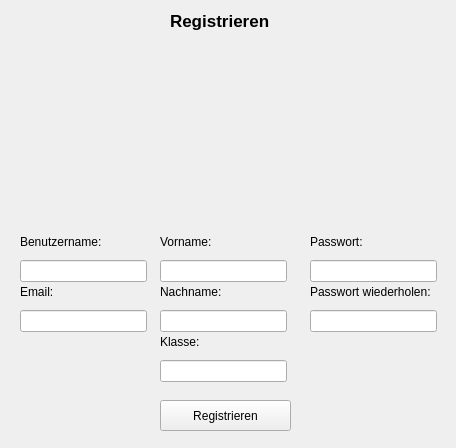
<?xml version="1.0" encoding="UTF-8"?>
<ui version="4.0">
 <class>Register</class>
 <widget class="QWidget" name="Register">
  <property name="geometry">
   <rect>
    <x>0</x>
    <y>0</y>
    <width>456</width>
    <height>448</height>
   </rect>
  </property>
  <property name="windowTitle">
   <string>Registrieren BWS - Wettsystem</string>
  </property>
  <widget class="QLabel" name="label_3">
   <property name="geometry">
    <rect>
     <x>170</x>
     <y>10</y>
     <width>111</width>
     <height>21</height>
    </rect>
   </property>
   <property name="font">
    <font>
     <pointsize>13</pointsize>
     <weight>75</weight>
     <bold>true</bold>
    </font>
   </property>
   <property name="text">
    <string>Registrieren</string>
   </property>
  </widget>
  <widget class="QPushButton" name="btnRegistrieren">
   <property name="geometry">
    <rect>
     <x>160</x>
     <y>400</y>
     <width>131</width>
     <height>31</height>
    </rect>
   </property>
   <property name="text">
    <string>Registrieren</string>
   </property>
  </widget>
  <widget class="QWidget" name="layoutWidget">
   <property name="geometry">
    <rect>
     <x>20</x>
     <y>230</y>
     <width>127</width>
     <height>52</height>
    </rect>
   </property>
   <layout class="QVBoxLayout" name="verticalLayout">
    <item>
     <widget class="QLabel" name="lblBenutzername">
      <property name="text">
       <string>Benutzername:</string>
      </property>
     </widget>
    </item>
    <item>
     <widget class="QLineEdit" name="edtBenutzername"/>
    </item>
   </layout>
  </widget>
  <widget class="QWidget" name="layoutWidget">
   <property name="geometry">
    <rect>
     <x>20</x>
     <y>280</y>
     <width>127</width>
     <height>52</height>
    </rect>
   </property>
   <layout class="QVBoxLayout" name="verticalLayout_2">
    <item>
     <widget class="QLabel" name="lblEmail">
      <property name="text">
       <string>Email:</string>
      </property>
     </widget>
    </item>
    <item>
     <widget class="QLineEdit" name="edtEmail"/>
    </item>
   </layout>
  </widget>
  <widget class="QWidget" name="layoutWidget">
   <property name="geometry">
    <rect>
     <x>160</x>
     <y>230</y>
     <width>127</width>
     <height>52</height>
    </rect>
   </property>
   <layout class="QVBoxLayout" name="verticalLayout_3">
    <item>
     <widget class="QLabel" name="lblBenutzername_2">
      <property name="text">
       <string>Vorname:</string>
      </property>
     </widget>
    </item>
    <item>
     <widget class="QLineEdit" name="edtVorname">
      <property name="text">
       <string/>
      </property>
     </widget>
    </item>
   </layout>
  </widget>
  <widget class="QWidget" name="layoutWidget">
   <property name="geometry">
    <rect>
     <x>160</x>
     <y>330</y>
     <width>127</width>
     <height>52</height>
    </rect>
   </property>
   <layout class="QVBoxLayout" name="verticalLayout_4">
    <item>
     <widget class="QLabel" name="lblBenutzername_4">
      <property name="text">
       <string>Klasse:</string>
      </property>
     </widget>
    </item>
    <item>
     <widget class="QLineEdit" name="edtKlasse">
      <property name="text">
       <string/>
      </property>
     </widget>
    </item>
   </layout>
  </widget>
  <widget class="QWidget" name="layoutWidget">
   <property name="geometry">
    <rect>
     <x>160</x>
     <y>280</y>
     <width>127</width>
     <height>52</height>
    </rect>
   </property>
   <layout class="QVBoxLayout" name="verticalLayout_5">
    <item>
     <widget class="QLabel" name="lblBenutzername_3">
      <property name="text">
       <string>Nachname:</string>
      </property>
     </widget>
    </item>
    <item>
     <widget class="QLineEdit" name="edtNachname">
      <property name="text">
       <string/>
      </property>
     </widget>
    </item>
   </layout>
  </widget>
  <widget class="QWidget" name="layoutWidget_2">
   <property name="geometry">
    <rect>
     <x>310</x>
     <y>230</y>
     <width>127</width>
     <height>52</height>
    </rect>
   </property>
   <layout class="QVBoxLayout" name="verticalLayout_6">
    <item>
     <widget class="QLabel" name="lblBenutzername_5">
      <property name="text">
       <string>Passwort:</string>
      </property>
     </widget>
    </item>
    <item>
     <widget class="QLineEdit" name="edtPasswort">
      <property name="inputMethodHints">
       <set>Qt::ImhHiddenText|Qt::ImhNoAutoUppercase|Qt::ImhNoPredictiveText|Qt::ImhSensitiveData</set>
      </property>
      <property name="echoMode">
       <enum>QLineEdit::Password</enum>
      </property>
     </widget>
    </item>
   </layout>
  </widget>
  <widget class="QWidget" name="layoutWidget_3">
   <property name="geometry">
    <rect>
     <x>310</x>
     <y>280</y>
     <width>127</width>
     <height>52</height>
    </rect>
   </property>
   <layout class="QVBoxLayout" name="verticalLayout_7">
    <item>
     <widget class="QLabel" name="lblBenutzername_6">
      <property name="text">
       <string>Passwort wiederholen:</string>
      </property>
     </widget>
    </item>
    <item>
     <widget class="QLineEdit" name="edtPasswortWiederholt">
      <property name="inputMethodHints">
       <set>Qt::ImhHiddenText|Qt::ImhNoAutoUppercase|Qt::ImhNoPredictiveText|Qt::ImhSensitiveData</set>
      </property>
      <property name="echoMode">
       <enum>QLineEdit::Password</enum>
      </property>
     </widget>
    </item>
   </layout>
  </widget>
  <widget class="QLabel" name="label">
   <property name="geometry">
    <rect>
     <x>60</x>
     <y>30</y>
     <width>331</width>
     <height>171</height>
    </rect>
   </property>
   <property name="text">
    <string/>
   </property>
   <property name="pixmap">
    <pixmap resource="bwswettsystemlogo.qrc">:/logo/0001.ico</pixmap>
   </property>
   <property name="scaledContents">
    <bool>true</bool>
   </property>
  </widget>
 </widget>
 <tabstops>
  <tabstop>edtBenutzername</tabstop>
  <tabstop>edtVorname</tabstop>
  <tabstop>edtNachname</tabstop>
  <tabstop>edtEmail</tabstop>
  <tabstop>edtKlasse</tabstop>
  <tabstop>btnRegistrieren</tabstop>
 </tabstops>
 <resources>
  <include location="bwswettsystemlogo.qrc"/>
 </resources>
 <connections/>
</ui>
